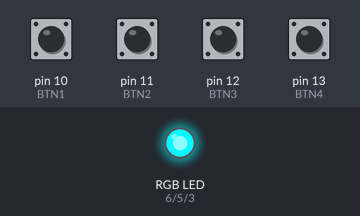
A sketch run on a simulated Arduino Uno, built with avr-gcc and run on an emulated ATmega328P. On the bench: an RGB LED mixed from three pins (HIGH = lit). The inputs (shaded band) are chosen by the test bench; at power-on: pin 10 (BTN1), pin 11 (BTN2), pin 12 (BTN3), pin 13 (BTN4) HIGH.

Above: at 2.19 s.
2.2 s: pin 10 (BTN1) pulled LOW for 0.15 s
At 3.2 s:
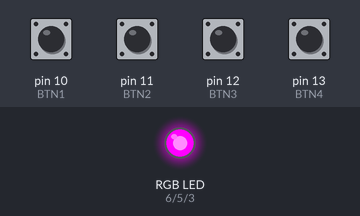
5.2 s: pin 13 (BTN4) pulled LOW for 0.15 s
6.8 s: pin 12 (BTN3) pulled LOW for 0.15 s
At 7.19 s:
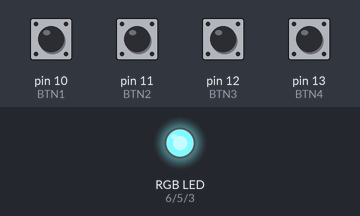
9.8 s: pin 11 (BTN2) pulled LOW for 0.15 s
At 11.89 s:
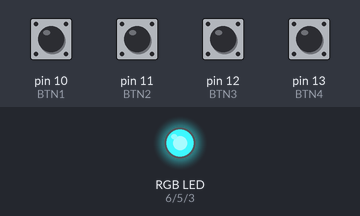
12.9 s: pin 11 (BTN2) pulled LOW for 1 s
16.4 s: pin 10 (BTN1) pulled LOW for 1 s
Timing chart, 0 to 20.9 s (numbered marks = the images above; inputs shaded):
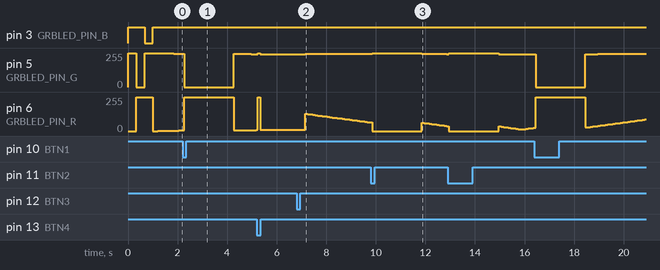

Measured:
- after the input at 6.8 s, pin 5 (GRBLED_PIN_G): 247/255 → 250/255 after 0.35 s, → 249/255 1.2 s later, → 248/255 1.3 s later; pin 6 (GRBLED_PIN_R): 8/255 → 129/255 after 0.35 s, → 126/255 0.10 s later, → 124/255 0.10 s later, → 121/255 0.10 s later, … (27 changes in this stretch)
- after the input at 9.8 s, pin 5 (GRBLED_PIN_G): 248/255 → 255/255 after 0.05 s, → 248/255 2.0 s later, → 247/255 1.0 s later

The sketch:

backlight-script.ino
```cpp
#define GRBLED_PIN_R 6
#define GRBLED_PIN_G 5
#define GRBLED_PIN_B 3
#define BTN1 10
#define BTN2 11
#define BTN3 12
#define BTN4 13


int mode = 0, frozen_mode = 0;
float rgbled_r = 255.0, rgbled_g = 0.0, rgbled_b = 0.0, rainbow_step = 0.25, rgbled = 0.2, k = 0.01;
bool frozen = false;


void setup(){
  Serial.begin(9600);

  pinMode(GRBLED_PIN_R, OUTPUT);
  pinMode(GRBLED_PIN_G, OUTPUT);
  pinMode(GRBLED_PIN_B, OUTPUT);

  pinMode(BTN1, INPUT_PULLUP);
  pinMode(BTN2, INPUT_PULLUP);
  pinMode(BTN3, INPUT_PULLUP);
  pinMode(BTN4, INPUT_PULLUP);

  analogWrite(GRBLED_PIN_R, 0);
  analogWrite(GRBLED_PIN_G, 255);
  analogWrite(GRBLED_PIN_B, 255);
  delay(333);
  analogWrite(GRBLED_PIN_R, 255);
  analogWrite(GRBLED_PIN_G, 0);
  analogWrite(GRBLED_PIN_B, 255);
  delay(333);
  analogWrite(GRBLED_PIN_R, 255);
  analogWrite(GRBLED_PIN_G, 255);
  analogWrite(GRBLED_PIN_B, 0);
  delay(333);
}

void loop(){
  if (!digitalRead(BTN1) || !digitalRead(BTN2)) {
    if (!digitalRead(BTN1)) {
      analogWrite(GRBLED_PIN_R, 255);
      analogWrite(GRBLED_PIN_G, 0);
    } else {
      analogWrite(GRBLED_PIN_R, 0);
      analogWrite(GRBLED_PIN_G, 255);
    }
    analogWrite(GRBLED_PIN_B, 255);
    delay(2000);
    if (frozen) {
      if (mode == 0) {
        analogWrite(GRBLED_PIN_R, 255 - rgbled_r / 1);
        analogWrite(GRBLED_PIN_G, 255 - rgbled_g / 1);
        analogWrite(GRBLED_PIN_B, 255 - rgbled_b / 1);
      } else {
        analogWrite(GRBLED_PIN_R, rgbled_r / 1);
        analogWrite(GRBLED_PIN_G, rgbled_g / 1);
        analogWrite(GRBLED_PIN_B, rgbled_b / 1);
      }
    }
  } else if (frozen && !digitalRead(BTN3)) {
    frozen_mode = (frozen_mode + 1) % 2;
    rgbled = 0.5;
    k = 0.01;
    delay(300);
  } else if (!digitalRead(BTN3)) {
    mode = (mode + 1) % 2;
    delay(300);
  } else if (!digitalRead(BTN4)) {
    frozen_mode = 0;
    frozen = !frozen;
    rgbled = 0.5;
    k = 0.01;
    analogWrite(GRBLED_PIN_R, 255);
    analogWrite(GRBLED_PIN_G, 255);
    analogWrite(GRBLED_PIN_B, 255);
    delay(100);
    if (mode == 0) {
      analogWrite(GRBLED_PIN_R, 255 - rgbled_r / 1);
      analogWrite(GRBLED_PIN_G, 255 - rgbled_g / 1);
      analogWrite(GRBLED_PIN_B, 255 - rgbled_b / 1);
    } else {
      analogWrite(GRBLED_PIN_R, rgbled_r / 1);
      analogWrite(GRBLED_PIN_G, rgbled_g / 1);
      analogWrite(GRBLED_PIN_B, rgbled_b / 1);
    }
    delay(200);
  } else if (!frozen && (mode == 0 || mode == 1)) {
    if (rgbled_r == 255) {
      rgbled_r = 255 - rainbow_step;
      rgbled_g = rainbow_step;
    } else if (rgbled_g == 255) {
      rgbled_g = 255 - rainbow_step;
      rgbled_b = rainbow_step;
    } else if (rgbled_b == 255) {
      rgbled_b = 255 - rainbow_step;
      rgbled_r = rainbow_step;
    } else if (rgbled_r && rgbled_g) {
      rgbled_r -= rainbow_step;
      rgbled_g += rainbow_step;
    } else if (rgbled_g && rgbled_b) {
      rgbled_g -= rainbow_step;
      rgbled_b += rainbow_step;
    } else if (rgbled_b && rgbled_r) {
      rgbled_b -= rainbow_step;
      rgbled_r += rainbow_step;
    }
    if (mode == 0) {
      analogWrite(GRBLED_PIN_R, 255 - rgbled_r / 1);
      analogWrite(GRBLED_PIN_G, 255 - rgbled_g / 1);
      analogWrite(GRBLED_PIN_B, 255 - rgbled_b / 1);
    } else {
      analogWrite(GRBLED_PIN_R, rgbled_r / 1);
      analogWrite(GRBLED_PIN_G, rgbled_g / 1);
      analogWrite(GRBLED_PIN_B, rgbled_b / 1);
    }
    delay(70);
  } else if (frozen && frozen_mode == 0) {
    if (mode == 0) {
      analogWrite(GRBLED_PIN_R, 255 - rgbled_r / 1);
      analogWrite(GRBLED_PIN_G, 255 - rgbled_g / 1);
      analogWrite(GRBLED_PIN_B, 255 - rgbled_b / 1);
    } else {
      analogWrite(GRBLED_PIN_R, rgbled_r / 1);
      analogWrite(GRBLED_PIN_G, rgbled_g / 1);
      analogWrite(GRBLED_PIN_B, rgbled_b / 1);
    }
    delay(50);
  } else if (frozen && frozen_mode == 1) {
    rgbled += k;
    if (rgbled <= 0.2) k = 0.01;
    else if (rgbled >= 0.97) k = -0.01;
    if (mode == 0) {
      analogWrite(GRBLED_PIN_R, 255 - rgbled_r * rgbled / 1);
      analogWrite(GRBLED_PIN_G, 255 - rgbled_g * rgbled / 1);
      analogWrite(GRBLED_PIN_B, 255 - rgbled_b * rgbled / 1);
    } else if (mode == 1) {
      analogWrite(GRBLED_PIN_R, rgbled_r * rgbled / 1);
      analogWrite(GRBLED_PIN_G, rgbled_g * rgbled / 1);
      analogWrite(GRBLED_PIN_B, rgbled_b * rgbled / 1);
    }
    delay(100);
  }
}
```
